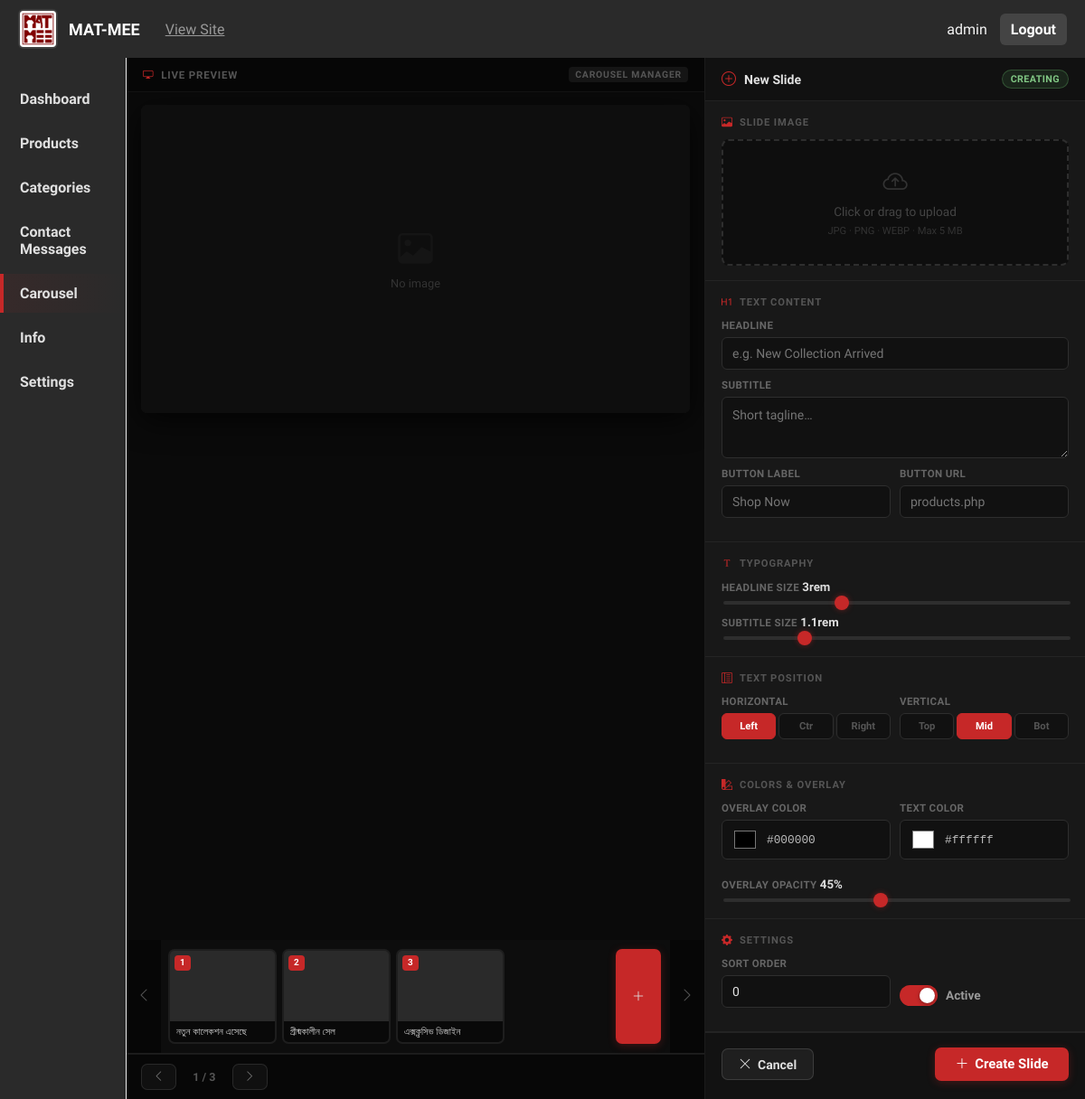
Page /MAT-MEE/Admin-matmee/carousel.php?new=1 (signed in) on the committed database.
### tables this page shows
CREATE TABLE IF NOT EXISTS `carousel_slides` (
    `id`               INT(11)       NOT NULL AUTO_INCREMENT,
    `title`            VARCHAR(255)  DEFAULT NULL,
    `subtitle`         VARCHAR(500)  DEFAULT NULL,
    `button_text`      VARCHAR(100)  DEFAULT NULL,
    `button_link`      VARCHAR(500)  DEFAULT NULL,
    `image_path`       VARCHAR(500)  NOT NULL,
    `title_size`       VARCHAR(10)   NOT NULL DEFAULT '3rem',
    `subtitle_size`    VARCHAR(10)   NOT NULL DEFAULT '1.1rem',
    `text_position`    ENUM('left','center','right') NOT NULL DEFAULT 'left',
    `text_valign`      ENUM('top','middle','bottom') NOT NULL DEFAULT 'middle',
    `overlay_opacity`  DECIMAL(3,2)  NOT NULL DEFAULT '0.45',
    `overlay_color`    VARCHAR(20)   NOT NULL DEFAULT '#000000',
    `text_color`       VARCHAR(20)   NOT NULL DEFAULT '#ffffff',
    `sort_order`       INT(5)        NOT NULL DEFAULT '0',
    `is_active`        TINYINT(1)    NOT NULL DEFAULT '1',
    `created_at`       TIMESTAMP     NOT NULL DEFAULT CURRENT_TIMESTAMP,
    `updated_at`       TIMESTAMP     NOT NULL DEFAULT CURRENT_TIMESTAMP ON UPDATE CURRENT_TIMESTAMP,
    PRIMARY KEY (`id`),
    KEY `idx_active_order` (`is_active`, `sort_order`)
);

### MAT-MEE/components/connection.php (called while the page is built, shortened)
<?php
class DatabaseConnection {
    private static $instance = null;
    private $connection;
    private $host = 'localhost';
    private $user = 'root';
    private $password = '';
    private $database = 'matmee';
    private function __construct() {
        $this->connection = new mysqli(
            $this->host,
            $this->user,
            $this->password,
            $this->database
        );
        $this->connection->set_charset("utf8");
    }
    public static function getInstance() {
        if (!self::$instance) {
            self::$instance = new self();
        }
        return self::$instance;
    }
    private function prepareAndExecute($query, $params = []) {
        if (empty($params)) {
            return $this->connection->query($query);
        }
        $stmt = $this->connection->prepare($query);
        $types = '';
        $stmt->bind_param($types, ...$params);
        $stmt->execute();
        return $stmt->get_result();
    }
    public function fetch($query, $params = []) {
        $result = $this->prepareAndExecute($query, $params);
        return $result->fetch_all(MYSQLI_ASSOC);
    }
}

### MAT-MEE/Admin-matmee/carousel.php (the view, shortened to what this page needs)
<?php
include 'header.php';?>
<body>
	<div class="admin-wrapper">
		<div class="layout">
			<?php include 'sidebar.php'; ?>
        <?php
$slides    = $db->fetch("SELECT * FROM carousel_slides ORDER BY sort_order ASC, id ASC") ?: [];
$isNew     = isset($_GET['new']);
$editId    = $isNew ? null : (isset($_GET['edit']) ? (int)$_GET['edit'] : ($slides[0]['id'] ?? null));
$editSlide = null;
?>
<link rel="stylesheet" href="carousel_admin.css">
<main class="content cm-page">
<div class="cm-workspace">
    <div class="cm-prev-col">
        <div class="cm-prev-bar">
            <i class="bi bi-display"></i>
            <span>Live Preview</span>
            <span class="cm-prev-ratio-tag">Carousel Manager</span>
        </div>
        <div class="cm-prev-outer">
            <div class="cm-prev-wrap sticky-top" id="prevWrap">
                <div class="cm-prev-bg"      id="prevBg"></div>
                <div class="cm-prev-stripe"></div>
                <div class="cm-prev-content" id="prevContent">
                    <div class="cm-prev-text" id="prevText">
                        <div class="mm-btns">
                            <a class="mm-btn-outline">সব পণ্য দেখুন</a>
                        </div>
                    </div>
                </div>
                <div class="cm-prev-ph" id="prevPh">
                    <i class="bi bi-image"></i><span>No image</span>
                </div>
            </div>
        </div>
<div class="cm-strip-wrap">
    <button class="cm-strip-arrow" id="stripL" type="button"><i class="bi bi-chevron-left"></i></button>
    <div class="cm-strip" id="strip">
        <?php if (empty($slides)): ?>
            <div class="cm-strip-empty">No slides yet — click <strong>New Slide</strong> to begin.</div>
        <?php else: foreach ($slides as $i => $s): ?>
            <div class="cm-thumb <?= !$isNew&&(int)$s['id']===$editId?'active':'' ?> <?= !$s['is_active']?'dimmed':'' ?>"
                 data-id="<?= (int)$s['id'] ?>" title="<?= htmlspecialchars($s['title']?:'Untitled') ?>">
                <div class="cm-thumb-img" style="background-image:url('<?= htmlspecialchars($s['image_path']) ?>')"></div>
                <div class="cm-thumb-foot">
                    <span class="cm-thumb-name"><?= htmlspecialchars(mb_substr($s['title']?:'Untitled',0,18)) ?></span>
                </div>
                <span class="cm-thumb-n"><?= $i+1 ?></span>
            </div>
        <?php endforeach; endif; ?>
    </div>
    <a href="carousel.php?new=1" class="cm-btn cm-btn-primary" style="margin:10px;">
        <i class="bi bi-plus-lg"></i>
    </a>
    <button class="cm-strip-arrow" id="stripR" type="button"><i class="bi bi-chevron-right"></i></button>
</div>
        <div class="cm-prev-foot">
            <div class="cm-prev-nav">
                <button class="cm-btn cm-btn-ghost cm-btn-sm" id="prevNavL" type="button">
                    <i class="bi bi-chevron-left"></i>
                </button>
                <span class="cm-prev-counter" id="prevCounter">—</span>
                <button class="cm-btn cm-btn-ghost cm-btn-sm" id="prevNavR" type="button">
                    <i class="bi bi-chevron-right"></i>
                </button>
            </div>
        </div>
    </div>
    <div class="cm-edit-col">
        <div class="cm-edit-head">
            <div class="cm-edit-head-l">
                <i class="bi bi-<?= ($isNew||!$editSlide)?'plus-circle':'pencil-square' ?>"></i>
                <span><?php
                    if ($isNew)          echo 'New Slide';
                    elseif ($editSlide)  echo htmlspecialchars($editSlide['title']?:'Untitled');
                    else                 echo 'Select a slide';
                ?></span>
            </div>
            <?php if ($isNew||$editSlide): ?>
            <span class="cm-badge <?= $isNew?'cm-badge-new':'cm-badge-edit' ?>">
                <?= $isNew?'Creating':'Editing' ?>
            </span>
            <?php endif; ?>
        </div>
        <div class="cm-edit-body">
            <?php if (!$editSlide && !$isNew): ?>
            <div class="cm-ph">
                <i class="bi bi-hand-index-thumb"></i>
                <p>Click a slide in the strip above<br>or create a new one.</p>
            </div>
            <?php else: $s = $editSlide ?? []; ?>
            <form method="POST" enctype="multipart/form-data" id="theForm" novalidate>
                <div class="cm-sec">
                    <div class="cm-sec-hd"><i class="bi bi-image"></i> Slide Image</div>
                    <div class="cm-dz" id="dz">
                        <div id="dzPh" class="cm-dz-ph" <?= !empty($s['image_path'])?'style="display:none"':'' ?>>
                            <i class="bi bi-cloud-arrow-up"></i>
                            <span>Click or drag to upload</span>
                            <small>JPG · PNG · WEBP · Max 5 MB</small>
                        </div>
                    </div>
                </div>
                <div class="cm-sec">
                    <div class="cm-sec-hd"><i class="bi bi-type-h1"></i> Text Content</div>
                    <div class="cm-field">
                        <label class="cm-lbl" for="fTitle">Headline</label>
                        <input class="cm-inp" type="text" id="fTitle" name="title"
                               value="<?= htmlspecialchars($s['title']??'') ?>" placeholder="e.g. New Collection Arrived">
                    </div>
                    <div class="cm-field">
                        <label class="cm-lbl" for="fSub">Subtitle</label>
                        <textarea class="cm-inp" id="fSub" name="subtitle" rows="2" placeholder="Short tagline…"><?= htmlspecialchars($s['subtitle']??'') ?></textarea>
                    </div>
                    <div class="cm-row">
                        <div class="cm-field">
                            <label class="cm-lbl" for="fBtnTxt">Button Label</label>
                            <input class="cm-inp" type="text" id="fBtnTxt" name="button_text"
                                   value="<?= htmlspecialchars($s['button_text']??'') ?>" placeholder="Shop Now">
                        </div>
                        <div class="cm-field">
                            <label class="cm-lbl" for="fBtnUrl">Button URL</label>
                            <input class="cm-inp" type="text" id="fBtnUrl" name="button_link"
                                   value="<?= htmlspecialchars($s['button_link']??'') ?>" placeholder="products.php">
                        </div>
                    </div>
                </div>
                <div class="cm-sec">
                    <div class="cm-sec-hd"><i class="bi bi-fonts"></i> Typography</div>
                    <?php
                        $tsStr = $s['title_size']    ?? '3rem';
                        $ssStr = $s['subtitle_size'] ?? '1.1rem';
                        $tsVal = (float)preg_replace('/[^0-9.]/', '', $tsStr) ?: 3.0;
                        $ssVal = (float)preg_replace('/[^0-9.]/', '', $ssStr) ?: 1.1;
                    ?>
                    <div class="cm-field">
                        <label class="cm-lbl">Headline Size <strong id="vTS"><?= $tsStr ?></strong></label>
                        <input class="cm-range" type="range" id="rTS" min="1.5" max="6" step="0.1" value="<?= $tsVal ?>">
                    </div>
                    <div class="cm-field">
                        <label class="cm-lbl">Subtitle Size <strong id="vSS"><?= $ssStr ?></strong></label>
                        <input class="cm-range" type="range" id="rSS" min="0.7" max="2.5" step="0.05" value="<?= $ssVal ?>">
                    </div>
                </div>
                <div class="cm-sec">
                    <div class="cm-sec-hd"><i class="bi bi-layout-text-sidebar-reverse"></i> Text Position</div>
                    <?php $hPos=$s['text_position']??'left'; $vPos=$s['text_valign']??'middle'; ?>
                    <div class="cm-row">
                        <div class="cm-field">
                            <label class="cm-lbl">Horizontal</label>
                            <div class="cm-seg">
                                <?php foreach(['left'=>'Left','center'=>'Ctr','right'=>'Right'] as $v=>$l): ?>
                                <button type="button" class="cm-seg-b <?= $hPos===$v?'active':'' ?>"
                                        data-val="<?= $v ?>" data-tgt="fHP"><?= $l ?></button>
                                <?php endforeach; ?>
                            </div>
                        </div>
                        <div class="cm-field">
                            <label class="cm-lbl">Vertical</label>
                            <div class="cm-seg">
                                <?php foreach(['top'=>'Top','middle'=>'Mid','bottom'=>'Bot'] as $v=>$l): ?>
                                <button type="button" class="cm-seg-b <?= $vPos===$v?'active':'' ?>"
                                        data-val="<?= $v ?>" data-tgt="fVP"><?= $l ?></button>
                                <?php endforeach; ?>
                            </div>
                        </div>
                    </div>
                </div>
                <div class="cm-sec">
                    <div class="cm-sec-hd"><i class="bi bi-palette2"></i> Colors &amp; Overlay</div>
                    <?php
                        $ovCol=$s['overlay_color']??'#000000';
                        $txCol=$s['text_color']??'#ffffff';
                        $opVal=isset($s['overlay_opacity'])?(float)$s['overlay_opacity']:0.45;
                    ?>
                    <div class="cm-row">
                        <div class="cm-field">
                            <label class="cm-lbl">Overlay Color</label>
                            <div class="cm-cp">
                                <input type="color" id="fOC" name="overlay_color" value="<?= htmlspecialchars($ovCol) ?>">
                                <span id="vOC"><?= htmlspecialchars($ovCol) ?></span>
                            </div>
                        </div>
                        <div class="cm-field">
                            <label class="cm-lbl">Text Color</label>
                            <div class="cm-cp">
                                <input type="color" id="fTC" name="text_color" value="<?= htmlspecialchars($txCol) ?>">
                                <span id="vTC"><?= htmlspecialchars($txCol) ?></span>
                            </div>
                        </div>
                    </div>
                    <div class="cm-field" style="margin-top:10px">
                        <label class="cm-lbl">Overlay Opacity <strong><span id="vOP"><?= round($opVal*100) ?></span>%</strong></label>
                        <input class="cm-range" type="range" id="rOP" min="0" max="1" step="0.01" value="<?= $opVal ?>">
                    </div>
                </div>
                <div class="cm-sec">
                    <div class="cm-sec-hd"><i class="bi bi-gear-fill"></i> Settings</div>
                    <div class="cm-row">
                        <div class="cm-field">
                            <label class="cm-lbl" for="fOrd">Sort Order</label>
                            <input class="cm-inp" type="number" id="fOrd" name="sort_order"
                                   value="<?= (int)($s['sort_order']??0) ?>" min="0">
                        </div>
                        <div class="cm-field cm-field-center">
                            <label class="cm-tog-wrap">
                                <span class="cm-tog-tr"><span class="cm-tog-th"></span></span>
                                <span class="cm-tog-lbl">Active</span>
                            </label>
                        </div>
                    </div>
                </div>
                <div class="cm-form-foot">
                    <a href="carousel.php" class="cm-btn cm-btn-outline">
                        <i class="bi bi-x-lg"></i> Cancel
                    </a>
                    <button type="submit" class="cm-btn cm-btn-save" id="btnSave">
                        <i class="bi bi-<?= $editSlide?'floppy':'plus-lg' ?>"></i>
                        <?= $editSlide?'Save Changes':'Create Slide' ?>
                    </button>
                </div>
            </form>
            <?php endif; ?>
        </div>
    </div>
</div>
</div>
</div>
</body>

### MAT-MEE/Admin-matmee/style.css (style rules this page uses)
:root { --red: #c62828; --red-dark: #b71c1c; --bg: #1a1a1a; --muted: #aaa; --sidebar: #2a2a2a; }
* { box-sizing: border-box }
body { margin: 0; font-family: 'Hind Siliguri', Segoe UI, Roboto, Arial, sans-serif; background: var(--bg); color: #e0e0e0 }
html { scroll-behavior: smooth; }
.layout { display: flex; min-height: calc(100vh - 64px) }
.content { flex: 1; padding: 24px }
.admin-wrapper a { color: inherit }

### rows in the picture
carousel_slides: title "নতুন কালেকশন এসেছে"
carousel_slides: title "গ্রীষ্মকালীন সেল"
carousel_slides: title "এক্সক্লুসিভ ডিজাইন"

### other values in the picture
$_SESSION['admin_username'] "admin"
$name "Dashboard"
$name "Products"
$name "Categories"
$name "Contact Messages"
$name "Carousel"
$name "Info"
$name "Settings"
$tsStr "3rem"
$ssStr "1.1rem"
$l "Left"
$l "Ctr"
$l "Right"
$l "Top"
$l "Mid"
